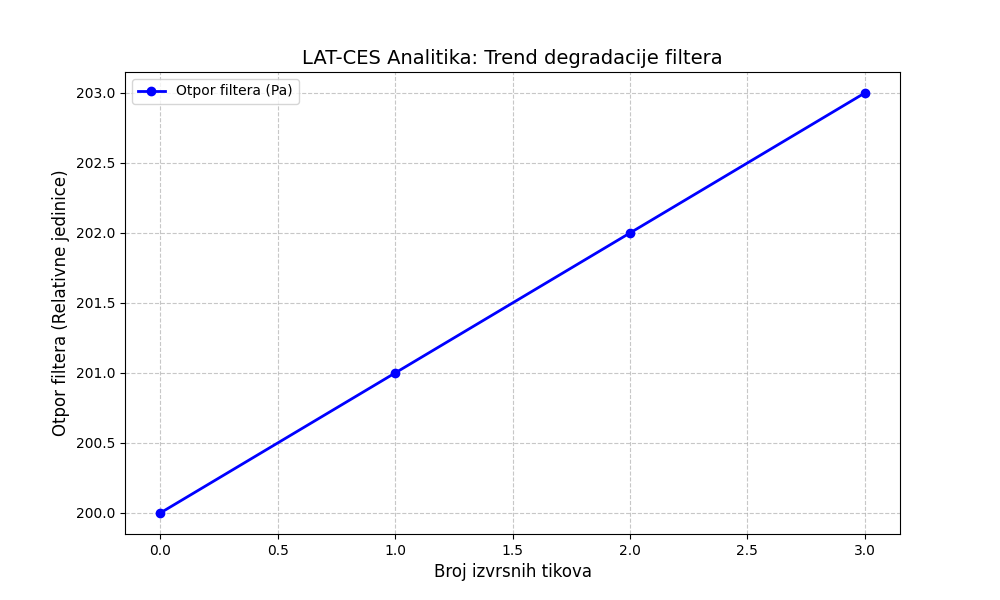

Reproduce this figure in Python.
import matplotlib.pyplot as plt


def generate_filter_report(history):
    """
    Analizira istoriju iz ProvenanceLedger i crta trend rasta otpora filtera.
    """
    data_points = []

    for entry in history:
        # Podrzava i "data" (trenutni ledger) i "metrics" (alternativni format).
        metrics = entry.get("data") or entry.get("metrics") or {}
        if "filter_resistance" in metrics:
            data_points.append(metrics["filter_resistance"])

    if not data_points:
        print("Upozorenje: Nema podataka o otporu filtera u ledgeru.")
        return

    plt.figure(figsize=(10, 6))
    plt.plot(
        data_points,
        marker="o",
        linestyle="-",
        color="b",
        linewidth=2,
        label="Otpor filtera (Pa)",
    )

    plt.title("LAT-CES Analitika: Trend degradacije filtera", fontsize=14)
    plt.xlabel("Broj izvrsnih tikova", fontsize=12)
    plt.ylabel("Otpor filtera (Relativne jedinice)", fontsize=12)
    plt.grid(True, linestyle="--", alpha=0.7)
    plt.legend()

    output_path = "filter_degradation_report.png"
    plt.savefig(output_path)
    print(f"Izvjestaj uspjesno generisan: {output_path}")
    plt.show()


if __name__ == "__main__":
    print("Ova skripta je dizajnirana da se pozove nakon sto se popuni ProvenanceLedger.")
